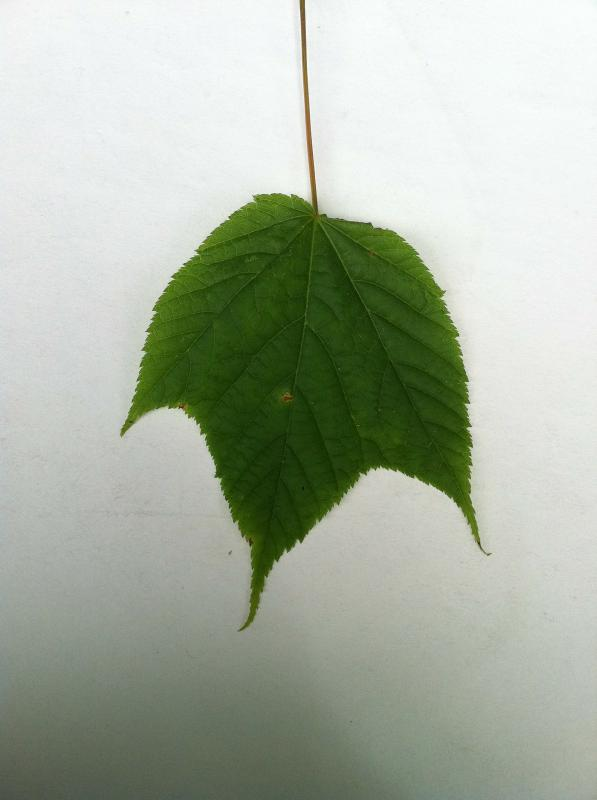
#> input picture Dataset/acer_pensylvanicum/13291681070297.jpg, 597 x 800 px; its folder holds only this picture in this run
$ python mean.py   (older library calls are emulated)
#> lines starting #> are read from the running program, lines starting #| are printed output that depends on the picture; after the words box and inside, x2 and y2 are one past the last pixel; in counts of white or black regions, pixels touching at a corner belong together
### functions.py
# -*- coding: utf-8 -*-
# Import library
import numpy as np
import matplotlib.pyplot as plt

# [21 lines left out: function show_images_ws, not called in this run]

def threshold_mean(img):
    media = np.mean(img)

    img_bin = ((img > media) * 255).astype("uint8")
    return img_bin, media

# [51 lines left out: functions threshold_mean_iter, plots, plot_hist, not called in this run]

### mean.py
# -*- coding: utf-8 -*-
# Import library
import os
import math
import numpy as np
from scipy import ndimage
from skimage.io import imread, imsave
from skimage import morphology
import matplotlib.pyplot as plt
from skimage.color import rgb2gray
from skimage.morphology import disk
from skimage.filters import threshold_otsu
# Import functions
from functions import show_images_ws
from functions import threshold_mean

# Directory
dir_in = './Dataset/acer_pensylvanicum/'
dir_out = './Results Mean/acer_pensylvanicum/'
my_list = [x for x in os.listdir(dir_in) if x.endswith('.jpg')]

for file_name in my_list:

    img = imread(dir_in+file_name)
#> img is the input picture: shape (800, 597, 3); mean R, G, B 168.9, 177.8, 161.9
    image = rgb2gray(img)
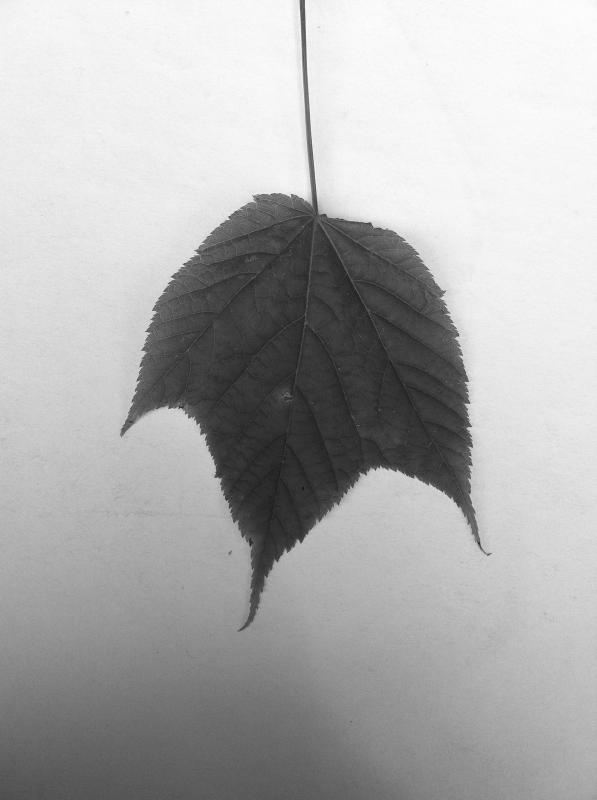
#> image: shape (800, 597) float64; min 0.0794, max 0.996, mean 0.685

    img_bin, mean = threshold_mean(image)
#> in threshold_mean, `media = np.mean(img)`: media = 0.685
#> in threshold_mean, `img_bin = ((img > media) * 255).astype("uint8")`:
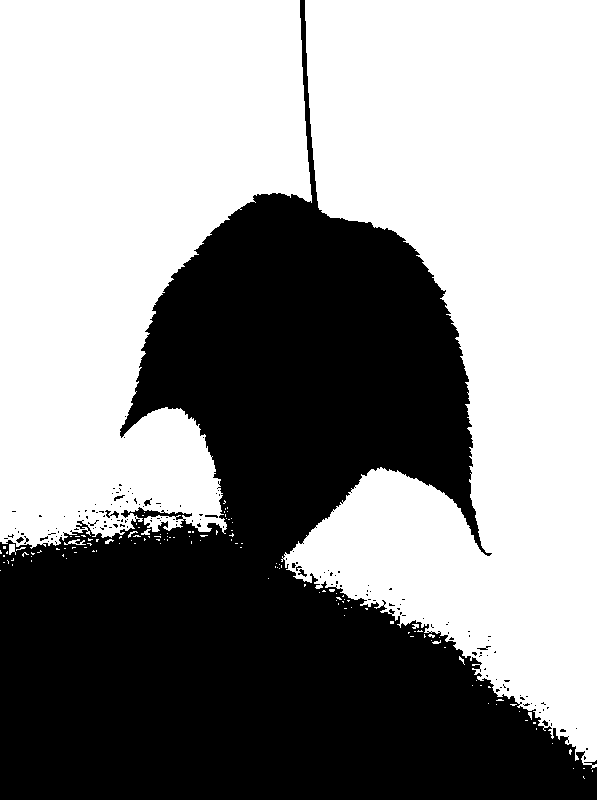
#> img_bin: shape (800, 597); 57.2% white; 158 black regions (149 under 20 px), largest, box (x1, y1, x2, y2) and area: (0, 0, 597, 800) 203592, (105, 510, 119, 518) 51, (298, 569, 307, 577) 32
#> mean = 0.685

    img_close = morphology.closing(img_bin, disk(11))
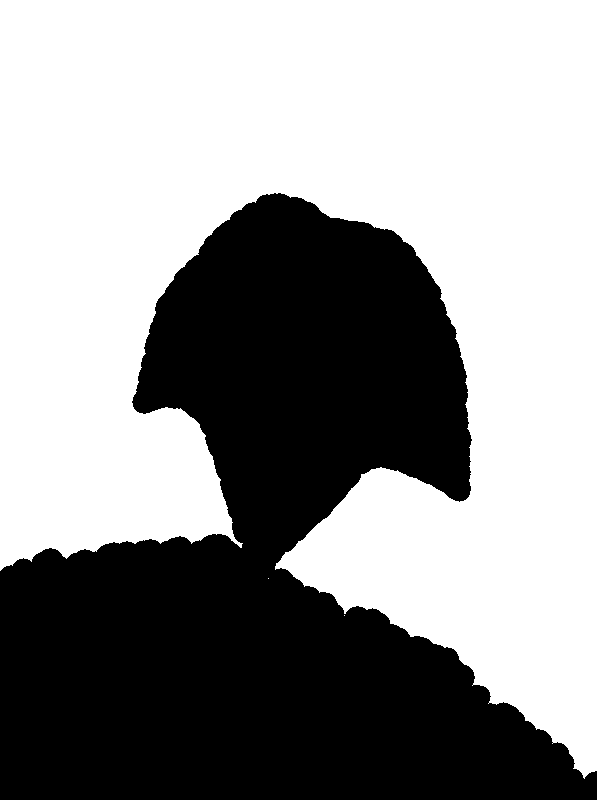
#> img_close: shape (800, 597); 59.1% white; 1 black region, box (x1, y1, x2, y2) and area: (0, 193, 597, 800) 195208
    img_aux = img_bin - img_close
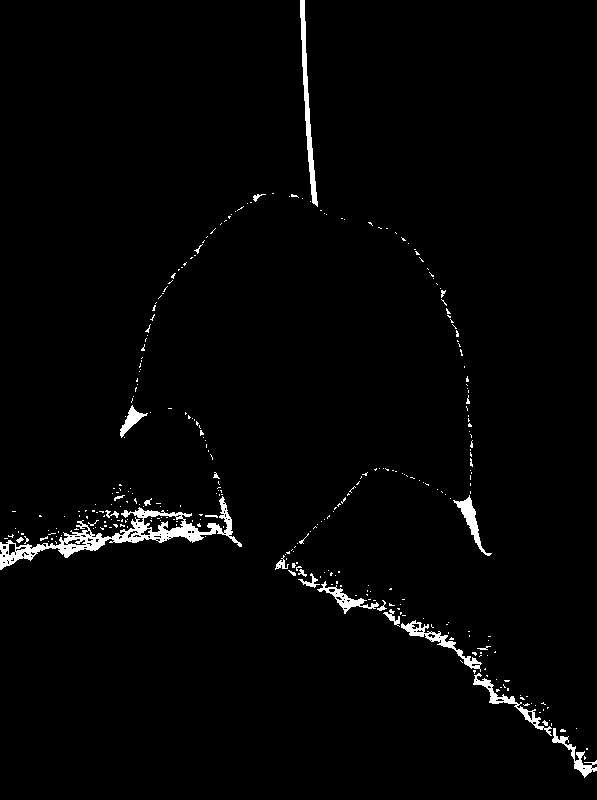
#> img_aux: shape (800, 597); values 0 (black) and 1 (white), 1.9% white; 324 white regions (298 under 20 px), largest, box (x1, y1, x2, y2) and area: (0, 496, 242, 570) 3261, (300, 0, 318, 207) 996, (401, 620, 482, 672) 649
    img_ero = morphology.erosion(img_aux, disk(4))
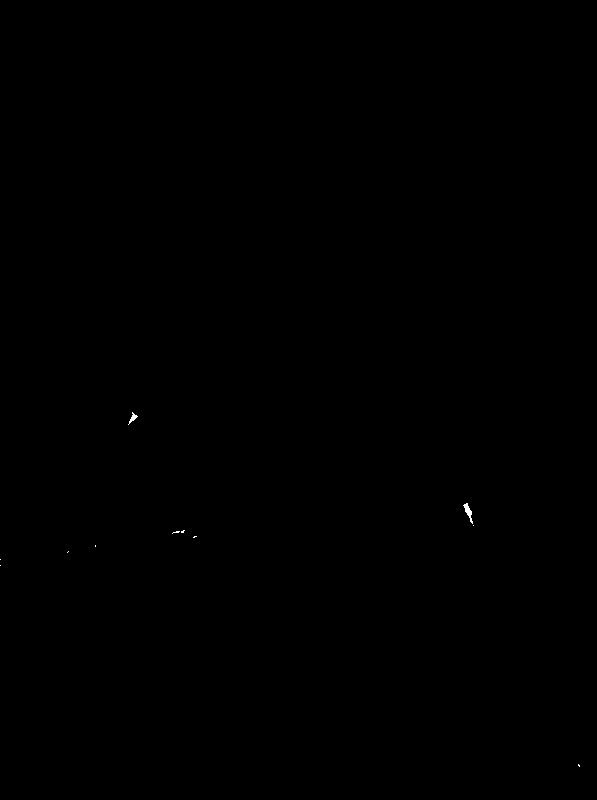
#> img_ero: shape (800, 597); values 0 (black) and 1 (white), 0.03% white; 11 white regions (9 under 20 px), largest, box (x1, y1, x2, y2) and area: (463, 503, 473, 524) 79, (128, 412, 138, 425) 43
    img_dil = morphology.dilation(img_ero, disk(10))
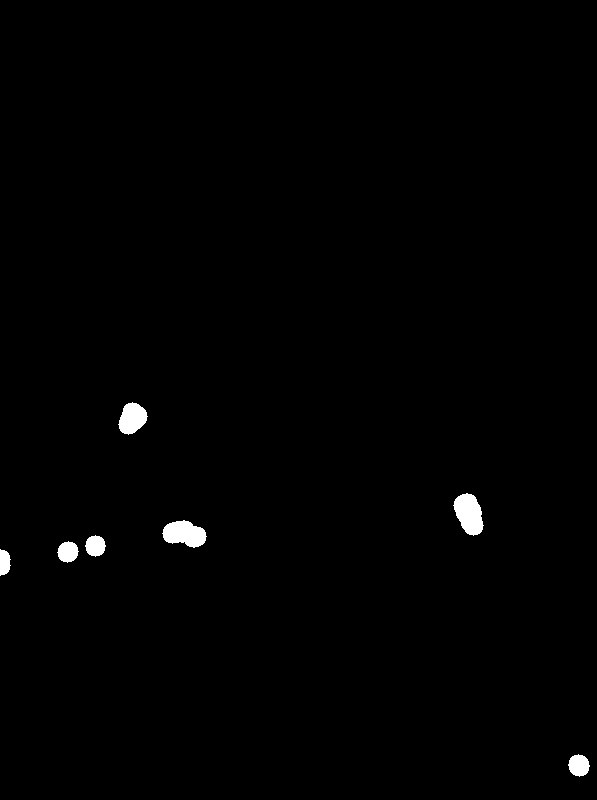
#> img_dil: shape (800, 597); values 0 (black) and 1 (white), 0.78% white; 7 white regions, largest, box (x1, y1, x2, y2) and area: (453, 493, 484, 536) 896, (162, 520, 207, 548) 864, (118, 402, 148, 435) 669

    _, n_comp = ndimage.label(img_dil)
#> n_comp = 7
    print('Number of components:', n_comp)
#| Number of components: 7

    # Plot
    fig = plt.figure(figsize=(10,10), dpi=80)
    a = fig.add_subplot(3,3,1); a.axis('off'); plt.imshow(img, cmap='gray'); a.set_title('Original')
    a = fig.add_subplot(3,3,2); plt.imshow(img_bin, cmap='gray'); a.set_title('Mean'); a.axis('off')
    a = fig.add_subplot(3,3,3); plt.imshow(img_close, cmap='gray'); a.set_title('Closing'); a.axis('off')
    a = fig.add_subplot(3,3,4); plt.imshow(img_aux, cmap='gray'); a.set_title('Mean - Closing'); a.axis('off')
    a = fig.add_subplot(3,3,5); plt.imshow(img_ero, cmap='gray'); a.set_title('Erosion'); a.axis('off')
    a = fig.add_subplot(3,3,6); plt.imshow(img_dil, cmap='gray'); a.set_title('Dilation'); a.axis('off')
    plt.tight_layout()
    plt.savefig(dir_out+file_name)
    #plt.show()

$ run again, on Dataset/acer_pensylvanicum/13291681072869.jpg
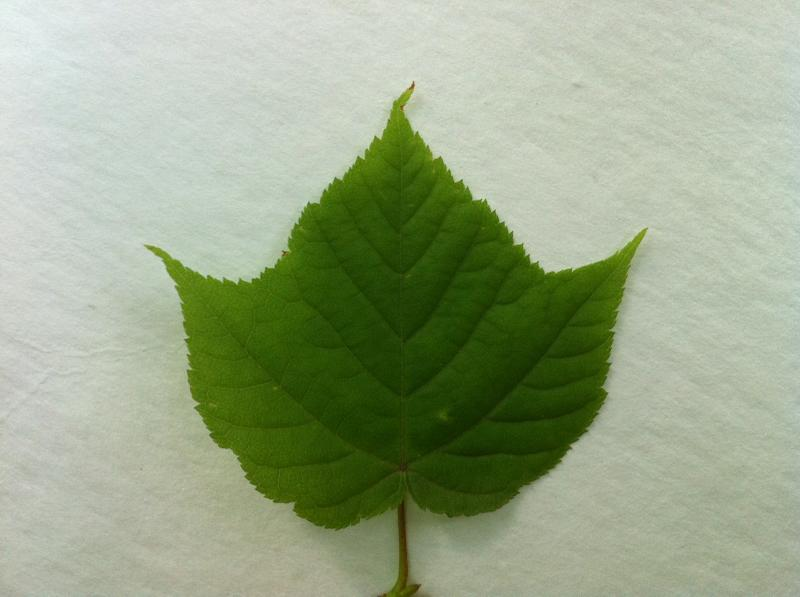
#> input picture Dataset/acer_pensylvanicum/13291681072869.jpg, 800 x 597 px
#> img is the input picture: shape (597, 800, 3); mean R, G, B 153, 166.7, 135.8
#> media = 0.634
#> in threshold_mean, `img_bin = ((img > media) * 255).astype("uint8")`:
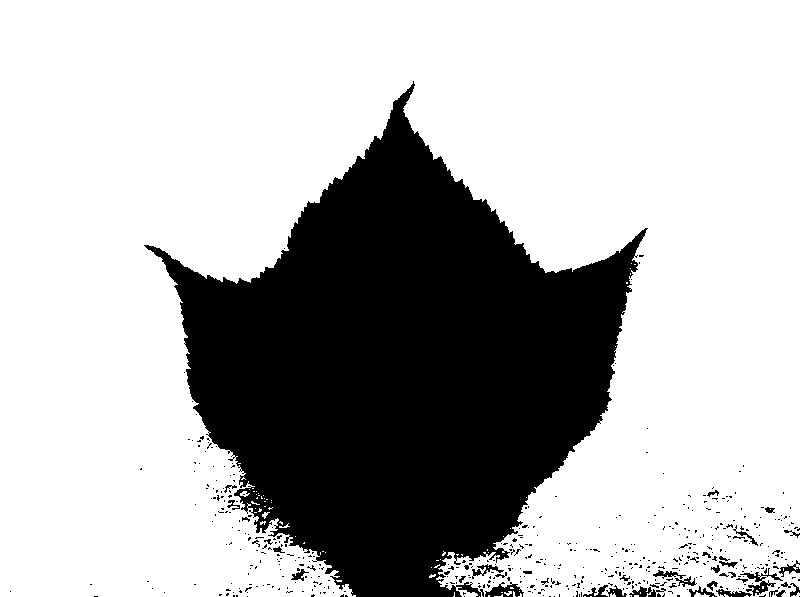
#> img_bin: shape (597, 800); 71.2% white; 491 black regions (451 under 20 px), largest, box (x1, y1, x2, y2) and area: (144, 81, 648, 597) 133098, (740, 568, 783, 596) 335, (485, 582, 524, 597) 309
#> img_close: shape (597, 800); 73% white; 1 black region, box (x1, y1, x2, y2) and area: (177, 114, 631, 597) 128750
#> img_aux: shape (597, 800); values 0 (black) and 1 (white), 1.9% white; 643 white regions (579 under 20 px), largest, box (x1, y1, x2, y2) and area: (234, 486, 277, 533) 774, (144, 245, 193, 283) 485, (620, 228, 648, 272) 374
#> img_ero: shape (597, 800); values 0 (black) and 1 (white), 0.04% white; 7 white regions (4 under 20 px), largest, box (x1, y1, x2, y2) and area: (166, 258, 181, 276) 100, (626, 241, 637, 255) 46, (396, 96, 406, 111) 37
#> `img_dil = morphology.dilation(img_ero, disk(10))`:
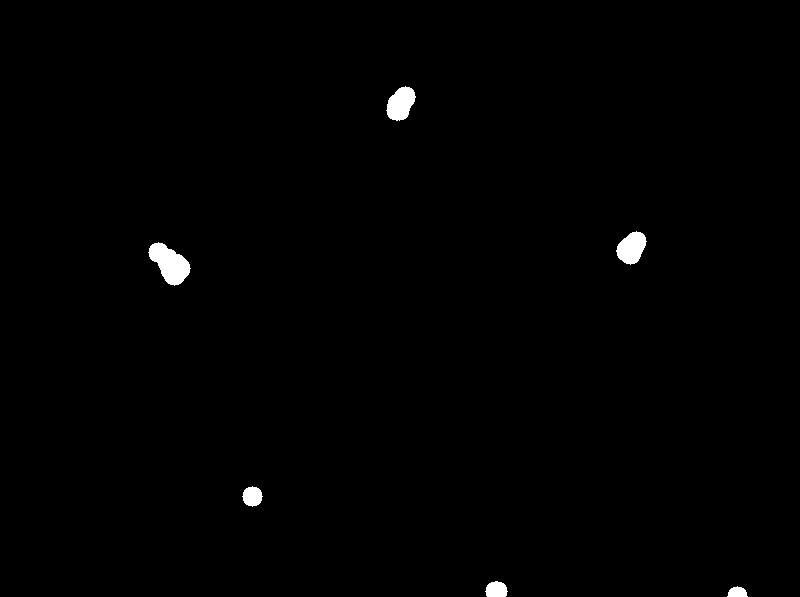
#> img_dil: shape (597, 800); values 0 (black) and 1 (white), 0.68% white; 6 white regions, box (x1, y1, x2, y2) and area: (148, 242, 191, 286) 1069, (386, 86, 416, 121) 712, (616, 231, 647, 265) 699, (242, 486, 263, 507) 317, (485, 581, 508, 597) 294, (727, 586, 748, 597) 169
#> n_comp = 6
#| Number of components: 6

$ run again, on Dataset/acer_pensylvanicum/13291681070523.jpg
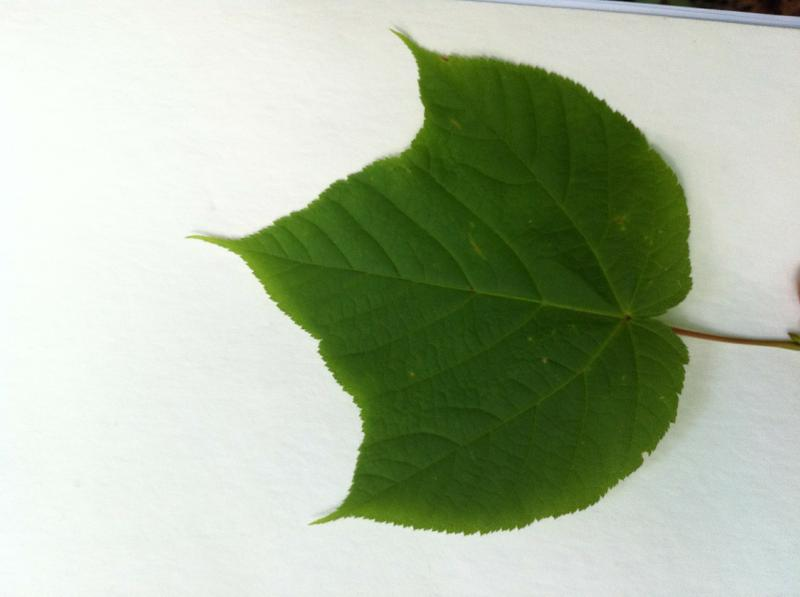
#> input picture Dataset/acer_pensylvanicum/13291681070523.jpg, 800 x 597 px
#> img is the input picture: shape (597, 800, 3); mean R, G, B 170.9, 183.8, 159.2
#> media = 0.703
#> in threshold_mean, `img_bin = ((img > media) * 255).astype("uint8")`:
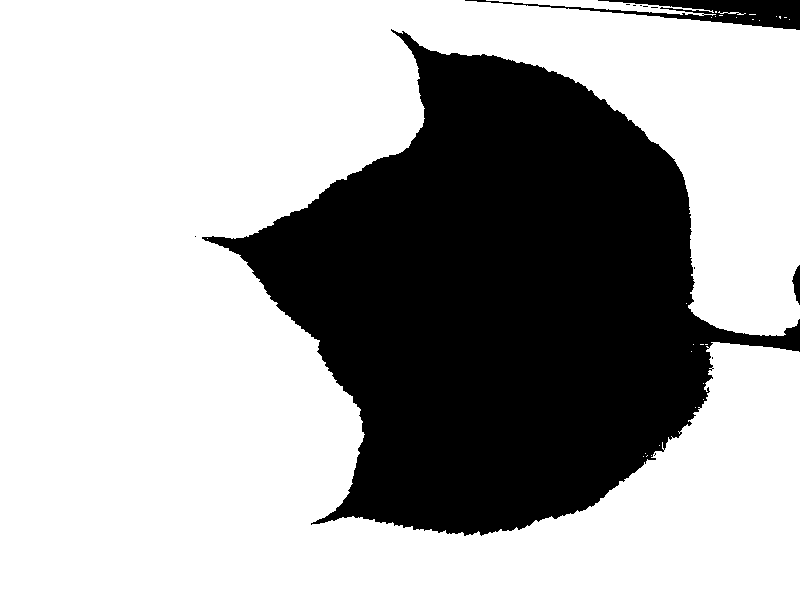
#> img_bin: shape (597, 800); 67% white; 12 black regions (9 under 20 px), largest, box (x1, y1, x2, y2) and area: (202, 29, 800, 536) 153820, (465, 0, 800, 30) 3570, (792, 265, 800, 305) 196
#> img_close: shape (597, 800); 68.1% white; 3 black regions, box (x1, y1, x2, y2) and area: (238, 50, 714, 534) 150711, (706, 0, 800, 26) 1484, (784, 325, 800, 352) 316
#> img_aux: shape (597, 800); values 0 (black) and 1 (white), 1.1% white; 186 white regions (173 under 20 px), largest, box (x1, y1, x2, y2) and area: (465, 0, 800, 30) 1523, (692, 325, 791, 359) 1019, (598, 0, 712, 11) 561
#> img_ero: shape (597, 800); values 0 (black) and 1 (white), 0.13% white; 9 white regions (2 under 20 px), largest, box (x1, y1, x2, y2) and area: (716, 332, 782, 345) 246, (648, 0, 703, 5) 162, (796, 271, 800, 295) 53
#> `img_dil = morphology.dilation(img_ero, disk(10))`:
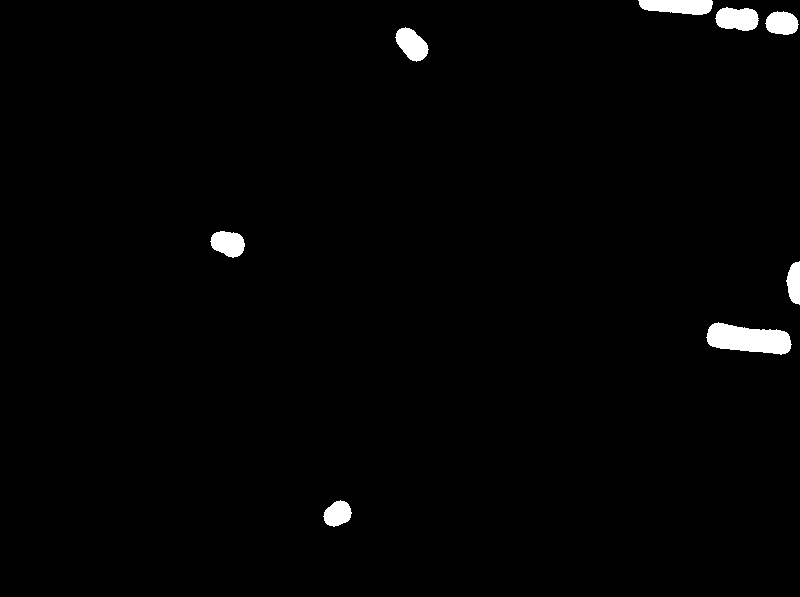
#> img_dil: shape (597, 800); values 0 (black) and 1 (white), 1.4% white; 8 white regions, largest, box (x1, y1, x2, y2) and area: (706, 322, 792, 355) 1929, (638, 0, 713, 15) 910, (715, 7, 759, 31) 826
#> n_comp = 8
#| Number of components: 8
